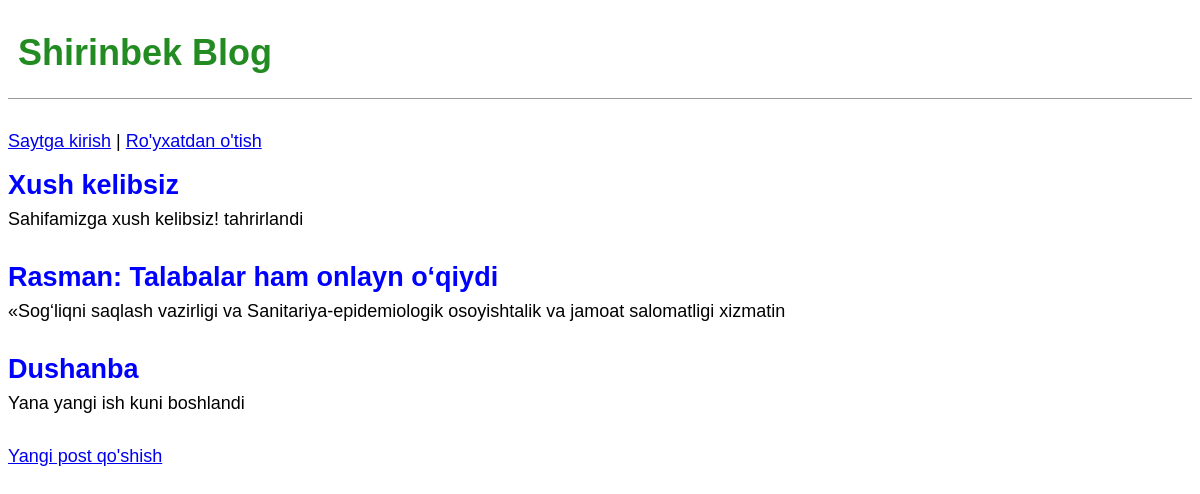
The page / on the database its author committed.
### blog/models.py (models this page shows, shortened)
class Post(models.Model):
    title=models.CharField(max_length=200)
    author=models.ForeignKey('auth.User',on_delete=models.CASCADE)
    body=models.TextField()

### blog/views.py (the view)
# urls.py: path('',BlogListView.as_view(),name='home'),
class BlogListView(ListView):
    model = Post
    template_name = 'home.html'

### templates/home.html
{% extends 'base.html' %}
{% block content %}
    {% for post in object_list %}
        <div class="post-entry">
            <h2>
                <a href="{% url 'post_detail.html' post.pk %}">{{ post.title }}</a>
            </h2>
            <p>
                {{ post.body | slice:":100" }}
            </p>
        </div>
    {% endfor %}
{% endblock content %}

### templates/base.html (shortened to what this page needs)
{% load static %}
<!DOCTYPE html>
<html lang="en">
<head>
    <link rel="stylesheet" href="{% static 'css/base.css' %}">
</head>
<body>
    <header>
        <h1>
            <a href="{% url 'home' %}">Shirinbek Blog</a>
        </h1>
    </header>
    {% if user.is_authenticated %}
        <p>Xush kelibsiz, {{ user.username }}!</p>
        <p><a href="{% url 'logout' %}">Chiqish</a></p>
    {% else %}
        <p>
            <a href="{% url 'login' %}">Saytga kirish</a> |
            <a href="{% url 'signup' %}">Ro'yxatdan o'tish</a>
        </p>
    {% endif %}
    <div>
        {% block content %}
        {% endblock %}
    </div>
    <footer>
        <a href="{% url 'post_new' %}">Yangi post qo'shish</a>
    </footer>
</body>
</html>

### static/css/base.css (style rules this page uses)
header { border-bottom: 1px solid #999; margin-bottom: 2rem; display: flex; }
body { font-family: 'Noto Sans JP', sans-serif; font-size: 18px; }
header h1 a { color: ForestGreen; text-decoration: none; margin-left: 10px; }
.post-entry { margin-bottom: 2rem; }
.post-entry h2 { margin: 0.5rem 0; }
.post-entry h2 a, .post-entry h2 a:visited { color: blue; text-decoration: none; }
.post-entry p { margin: 0; font-weight: 400; }

### rows shown on the page
Post: title "Xush kelibsiz", body "Sahifamizga xush kelibsiz! tahrirlandi"
Post: title "Rasman: Talabalar ham onlayn o‘qiydi", body "«Sog‘liqni saqlash vazirligi va Sanitariya-epidemiologik osoyishtalik va jamoat salomatligi xizmatin"
Post: title "Dushanba", body "Yana yangi ish kuni boshlandi"
